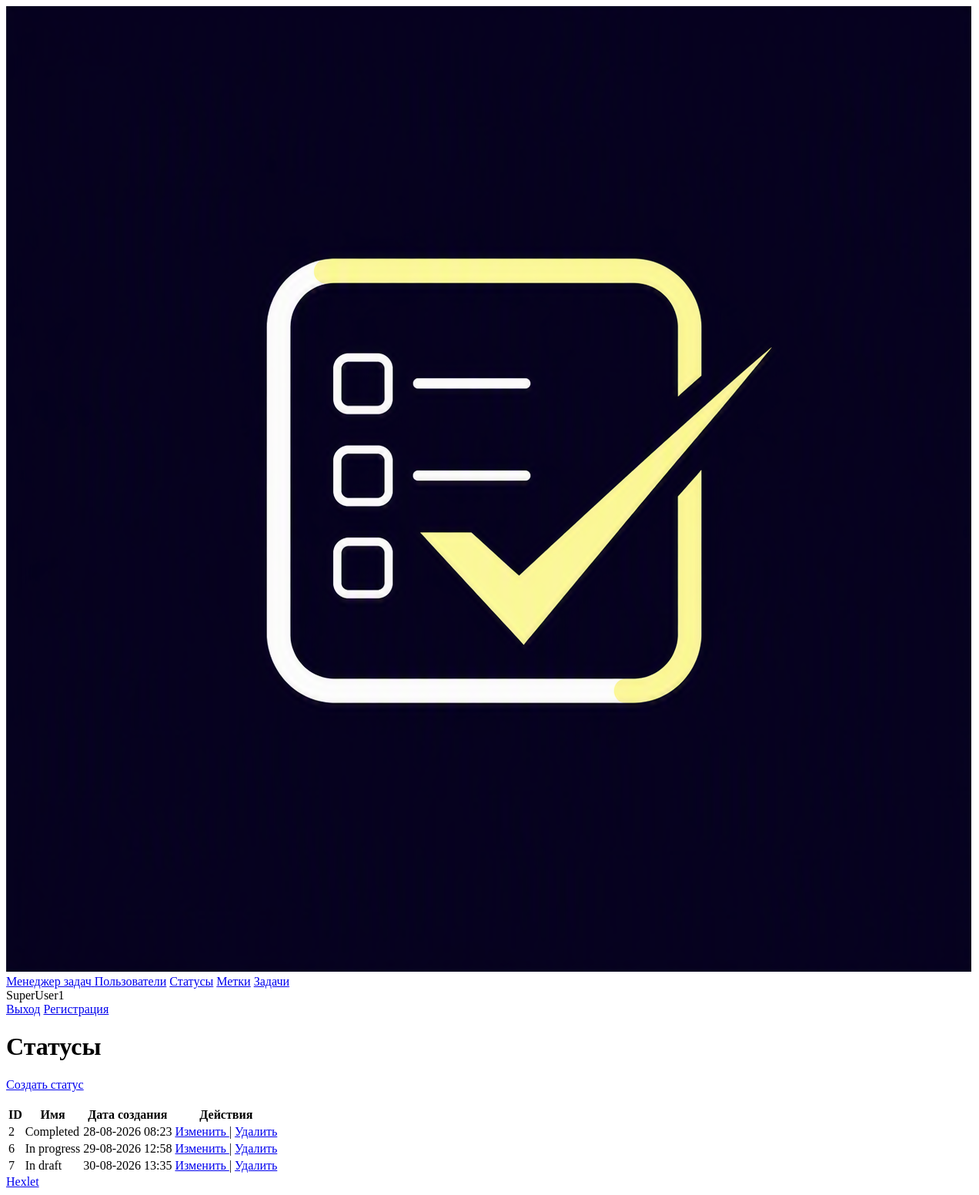
/statuses/ (signed in), run on an earlier commit of the app's database.
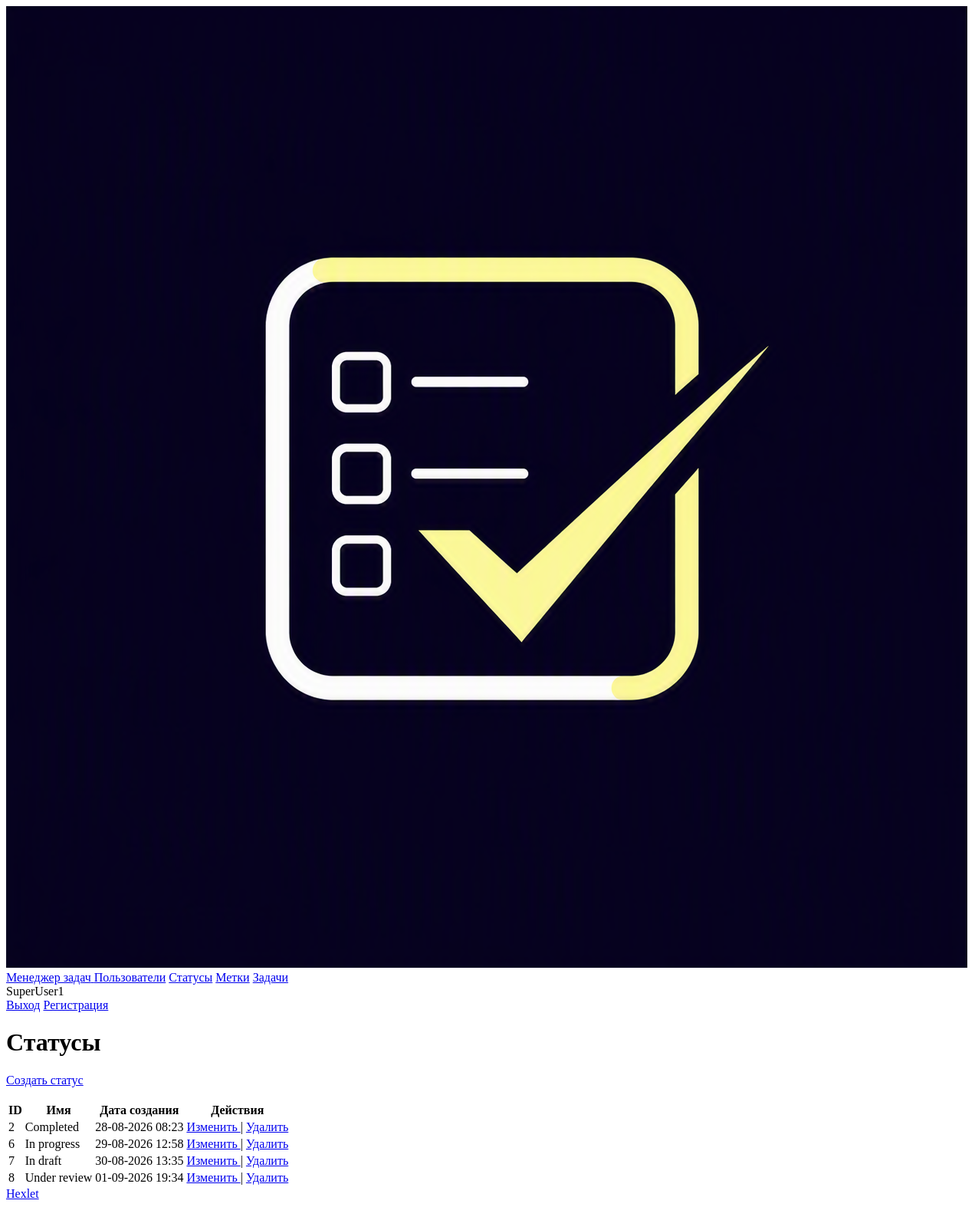
And on a later commit of the database.
### task_manager/status/models.py (models this page shows, shortened)
class Status(models.Model):
    name = models.CharField(max_length=200, unique=True)
    created_at = models.DateTimeField(auto_now_add=True)

### task_manager/status/views.py (the view)
# urls.py: path('', StatusesView.as_view(), name='statuses'),
class StatusesView(LoginRequiredMixin, View):
    def get(self, request, *args, **kwargs):
        statuses = Status.objects.all()
        return render(
            request,
            "status/statuses.html",
            context={
                'statuses': statuses
            }
        )

### templates/status/statuses.html (shortened to what this page needs)
{% extends "base.html" %}
{% load tailwind_cli %}
{% block content %}
    <h1 class="text-2xl font-bold mb-6">Статусы</h1>
    <div>
        <a href="{% url 'status_create' %}"
        class="block w-full text-center mt-3 py-2 bg-indigo-600 text-white rounded hover:underline font-medium">
            Создать статус
        </a>
    </div>
    <br>
    <div class="overflow-x-auto border border-slate-200 rounded-lg shadow-sm">
        <table class="min-w-full divide-y divide-slate-200 bg-white text-sm">
            <thead class="bg-slate-50">
                <tr>
                    <th class="px-6 py-4 font-semibold text-slate-900 text-left">ID</th>
                    <th class="px-6 py-4 font-semibold text-slate-900 text-left">Имя</th>
                    <th class="px-6 py-4 font-semibold text-slate-900 text-left">Дата создания</th>
                    <th class="px-6 py-4 font-semibold text-slate-900 text-left">Действия</th>
                </tr>
            </thead>
            <tbody class="divide-y divide-slate-200">
                {% for status in statuses %}
                <tr class="hover:bg-slate-50/75 transition-colors">
                    <td class="px-6 py-4 text-slate-500">{{ status.id }}</td>
                    <td class="px-6 py-4 font-medium text-slate-900">{{ status.name }}</td>
                    <td class="px-6 py-4 text-slate-500">{{ status.created_at|date:"d-m-Y H:i" }}</td>
                    <td class="px-6 py-4 whitespace-nowrap">
                        <a href="{% url 'status_update' status.id %}"
                           class="text-indigo-600 hover:text-indigo-900 hover:underline">
                            Изменить
                        </a>
                        <span class="text-slate-300 mx-1">|</span>
                        <a href="{% url 'status_delete' status.id %}"
                           class="text-red-600 hover:text-red-900 hover:underline">
                            Удалить
                        </a>
                    </td>
                </tr>
                {% endfor %}
            </tbody>
        </table>
    </div>
{% endblock %}

What changed in the data, as far as the page shows it:
added Status: id "8", name "Under review", created_at "01-09-2026 19:34"
